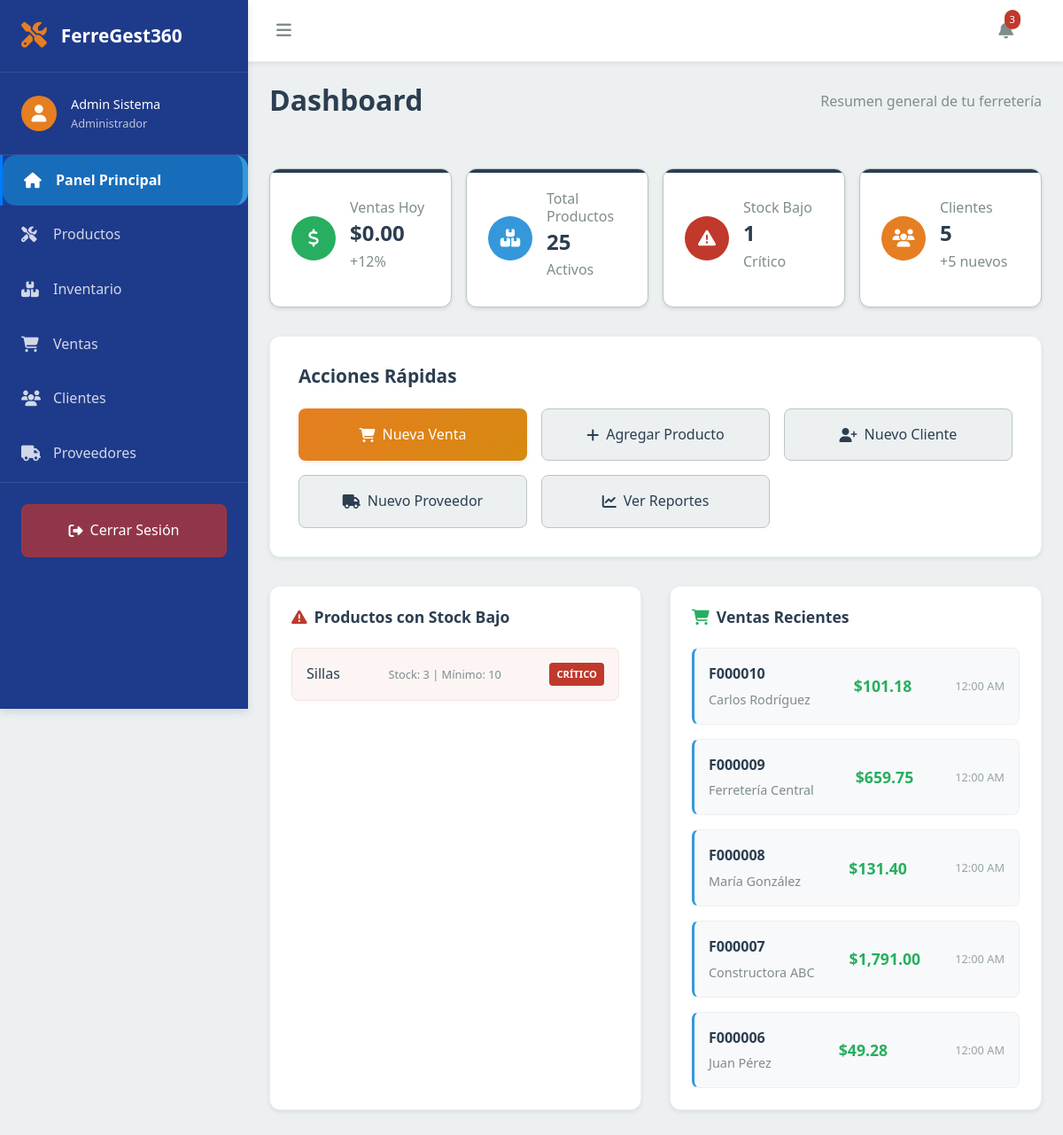
Page /public/dashboard.php on the committed database.
### tables this page shows
CREATE TABLE `inventario` (
  `id` int(11) NOT NULL,
  `producto_id` int(11) NOT NULL,
  `stock_actual` int(11) NOT NULL DEFAULT 0,
  `stock_reservado` int(11) DEFAULT 0,
  `costo_promedio` decimal(10,2) DEFAULT 0.00,
  `fecha_ultima_actualizacion` timestamp NOT NULL DEFAULT current_timestamp() ON UPDATE current_timestamp()
);

CREATE TABLE `productos` (
  `id` int(11) NOT NULL,
  `empresa_id` int(11) NOT NULL,
  `codigo` varchar(50) NOT NULL,
  `codigo_barras` varchar(50) DEFAULT NULL,
  `nombre` varchar(200) NOT NULL,
  `descripcion` text DEFAULT NULL,
  `categoria_id` int(11) DEFAULT NULL,
  `marca_id` int(11) DEFAULT NULL,
  `unidad_medida_id` int(11) DEFAULT NULL,
  `precio_compra` decimal(10,2) DEFAULT 0.00,
  `precio_venta` decimal(10,2) NOT NULL,
  `precio_mayoreo` decimal(10,2) DEFAULT NULL,
  `stock_minimo` int(11) DEFAULT 0,
  `stock_maximo` int(11) DEFAULT 0,
  `ubicacion` varchar(100) DEFAULT NULL,
  `imagen_url` varchar(255) DEFAULT NULL,
  `activo` tinyint(1) DEFAULT 1,
  `fecha_creacion` timestamp NOT NULL DEFAULT current_timestamp()
);

CREATE TABLE `facturas_venta` (
  `id` int(11) NOT NULL,
  `empresa_id` int(11) NOT NULL,
  `numero_factura` varchar(50) NOT NULL,
  `cliente_id` int(11) NOT NULL,
  `vendedor_id` int(11) NOT NULL,
  `fecha_factura` date NOT NULL,
  `fecha_vencimiento` date DEFAULT NULL,
  `tipo_pago` enum('contado','credito','mixto') NOT NULL,
  `subtotal` decimal(10,2) NOT NULL,
  `descuento` decimal(10,2) DEFAULT 0.00,
  `itbms` decimal(10,2) DEFAULT 0.00,
  `total` decimal(10,2) NOT NULL,
  `estado` enum('pendiente','pagada','anulada','vencida') DEFAULT 'pendiente',
  `observaciones` text DEFAULT NULL,
  `fecha_creacion` timestamp NOT NULL DEFAULT current_timestamp()
);

CREATE TABLE `clientes` (
  `id` int(11) NOT NULL,
  `empresa_id` int(11) NOT NULL,
  `tipo_cliente` enum('natural','juridico') NOT NULL,
  `cedula_ruc` varchar(20) DEFAULT NULL,
  `nombre` varchar(150) NOT NULL,
  `razon_social` varchar(200) DEFAULT NULL,
  `direccion` text DEFAULT NULL,
  `telefono` varchar(20) DEFAULT NULL,
  `email` varchar(100) DEFAULT NULL,
  `limite_credito` decimal(10,2) DEFAULT 0.00,
  `dias_credito` int(11) DEFAULT 0,
  `descuento_porcentaje` decimal(5,2) DEFAULT 0.00,
  `activo` tinyint(1) DEFAULT 1,
  `fecha_registro` timestamp NOT NULL DEFAULT current_timestamp()
);

### config/connection.php (called while the page is built, shortened)
<?php
$host = "localhost";
$usuario = "root";
$contrasena = "";
$basededatos = "ferregest360";
function getDBConnection()
{
    global $host, $usuario, $contrasena, $basededatos;
    try {
        $pdo = new PDO("mysql:host=$host;dbname=$basededatos;charset=utf8", $usuario, $contrasena);
        $pdo->setAttribute(PDO::ATTR_ERRMODE, PDO::ERRMODE_EXCEPTION);
        return $pdo;
    } catch (PDOException $e) {
        die("Error de conexión: " . $e->getMessage());
    }
}
function ejecutarConsulta($sql, $params = [])
{
    $conn = getDBConnection();
    try {
        $stmt = $conn->prepare($sql);
        $stmt->execute($params);
        return $stmt;
    } catch (PDOException $e) {
        die("Error en la consulta: " . $e->getMessage());
    }
}

### public/dashboard.php (the view, shortened to what this page needs)
<?php
require_once '../config/connection.php';
$stmt_ventas_hoy = ejecutarConsulta("SELECT SUM(total) as total FROM facturas_venta WHERE DATE(fecha_factura) = CURDATE()");
$ventas_hoy = $stmt_ventas_hoy->fetch(PDO::FETCH_ASSOC)['total'] ?? 0;
$stmt_total_productos = ejecutarConsulta("SELECT COUNT(*) as total FROM productos WHERE activo = 1");
$total_productos = $stmt_total_productos->fetch(PDO::FETCH_ASSOC)['total'] ?? 0;
$stmt_stock_bajo = ejecutarConsulta("SELECT COUNT(*) as total FROM productos p JOIN inventario i ON p.id = i.producto_id WHERE i.stock_actual <= p.stock_minimo AND p.activo = 1");
$total_stock_bajo = $stmt_stock_bajo->fetch(PDO::FETCH_ASSOC)['total'] ?? 0;
$stmt_total_clientes = ejecutarConsulta("SELECT COUNT(*) as total FROM clientes WHERE activo = 1");
$total_clientes = $stmt_total_clientes->fetch(PDO::FETCH_ASSOC)['total'] ?? 0;
$stmt_productos_stock_bajo = ejecutarConsulta("SELECT p.nombre, i.stock_actual as stock, p.stock_minimo FROM productos p JOIN inventario i ON p.id = i.producto_id WHERE i.stock_actual <= p.stock_minimo AND p.activo = 1 ORDER BY (i.stock_actual - p.stock_minimo) ASC LIMIT 5");
$productos_stock_bajo = $stmt_productos_stock_bajo->fetchAll(PDO::FETCH_ASSOC);
$stmt_ventas_recientes = ejecutarConsulta("SELECT f.numero_factura, c.nombre as cliente_nombre, f.total, f.fecha_factura
                           FROM facturas_venta f
                           JOIN clientes c ON f.cliente_id = c.id
                           ORDER BY f.fecha_factura DESC
                           LIMIT 5");
$ventas_recientes = $stmt_ventas_recientes->fetchAll(PDO::FETCH_ASSOC);
?>
<?php include 'partials/head.php'; ?>
<body>
    <div id="dashboardScreen" class="dashboard-container">
        <?php include 'partials/sidebar.php'; ?>
        <main class="main-content">
            <?php include 'partials/header.php'; ?>
            <div class="content-area">
                <section id="dashboard-content" class="content-section active">
                    <div class="page-header">
                        <h1>Dashboard</h1>
                        <p>Resumen general de tu ferretería</p>
                    </div>
                    <div class="stats-grid">
                        <div class="stat-card revenue">
                            <div class="stat-icon">
                                <i class="fas fa-dollar-sign"></i>
                            </div>
                            <div class="stat-content">
                                <h3>Ventas Hoy</h3>
                                <p class="stat-value">$<?php echo number_format($ventas_hoy, 2); ?></p>
                                <span class="stat-change positive">+12%</span>
                            </div>
                        </div>
                        <div class="stat-card products">
                            <div class="stat-icon">
                                <i class="fas fa-boxes"></i>
                            </div>
                            <div class="stat-content">
                                <h3>Total Productos</h3>
                                <p class="stat-value"><?php echo $total_productos; ?></p>
                                <span class="stat-change neutral">Activos</span>
                            </div>
                        </div>
                        <div class="stat-card stock">
                            <div class="stat-icon">
                                <i class="fas fa-exclamation-triangle"></i>
                            </div>
                            <div class="stat-content">
                                <h3>Stock Bajo</h3>
                                <p class="stat-value"><?php echo $total_stock_bajo; ?></p>
                                <span class="stat-change negative">Crítico</span>
                            </div>
                        </div>
                        <div class="stat-card clients">
                            <div class="stat-icon">
                                <i class="fas fa-users"></i>
                            </div>
                            <div class="stat-content">
                                <h3>Clientes</h3>
                                <p class="stat-value"><?php echo $total_clientes; ?></p>
                                <span class="stat-change positive">+5 nuevos</span>
                            </div>
                        </div>
                    </div>
                    <div class="quick-actions">
                        <h2>Acciones Rápidas</h2>
                        <div class="actions-grid">
                            <button class="action-btn primary" onclick="showSection('ventas')">
                                <i class="fas fa-shopping-cart"></i>
                                <span>Nueva Venta</span>
                            </button>
                            <button class="action-btn secondary" onclick="showAddProductModal()">
                                <i class="fas fa-plus"></i>
                                <span>Agregar Producto</span>
                            </button>
                            <button class="action-btn secondary" onclick="showAddClientModal()">
                                <i class="fas fa-user-plus"></i>
                                <span>Nuevo Cliente</span>
                            </button>
                            <button class="action-btn secondary" onclick="showAddProviderModal()">
                                <i class="fas fa-truck"></i>
                                <span>Nuevo Proveedor</span>
                            </button>
                            <button class="action-btn secondary" onclick="showSection('reportes')">
                                <i class="fas fa-chart-line"></i>
                                <span>Ver Reportes</span>
                            </button>
                        </div>
                    </div>
                    <div class="activity-section">
                        <div class="low-stock-alert">
                            <h3><i class="fas fa-exclamation-triangle"></i> Productos con Stock Bajo</h3>
                            <div class="alert-list">
                                <?php if (count($productos_stock_bajo) > 0): ?>
                                    <?php foreach ($productos_stock_bajo as $producto): ?>
                                        <div class="alert-item">
                                            <span class="product-name"><?php echo htmlspecialchars($producto['nombre']); ?></span>
                                            <span class="stock-info">Stock: <?php echo $producto['stock']; ?> | Mínimo: <?php echo $producto['stock_minimo']; ?></span>
                                            <span class="alert-badge critical">Crítico</span>
                                        </div>
                                    <?php endforeach; ?>
                                <?php else: ?>
                                    <p>No hay productos con stock bajo.</p>
                                <?php endif; ?>
                            </div>
                        </div>
                        <div class="recent-sales">
                            <h3><i class="fas fa-shopping-cart"></i> Ventas Recientes</h3>
                            <div class="sales-list">
                                <?php if (count($ventas_recientes) > 0): ?>
                                    <?php foreach ($ventas_recientes as $venta): ?>
                                        <div class="sale-item">
                                            <div class="sale-info">
                                                <span class="invoice-number"><?php echo htmlspecialchars($venta['numero_factura']); ?></span>
                                                <span class="customer-name"><?php echo htmlspecialchars($venta['cliente_nombre']); ?></span>
                                            </div>
                                            <div class="sale-amount">$<?php echo number_format($venta['total'], 2); ?></div>
                                            <div class="sale-time"><?php echo date('h:i A', strtotime($venta['fecha_factura'])); ?></div>
                                        </div>
                                    <?php endforeach; ?>
                                <?php else: ?>
                                    <p>No hay ventas recientes hoy.</p>
                                <?php endif; ?>
                            </div>
                        </div>
                    </div>
                </section>
            </div>
        </main>
    </div>
</body>
</html>

### rows in the picture
inventario: producto.nombre "Sillas", stock_actual "3", producto.stock_minimo "10"
facturas_venta: numero_factura "F000010", cliente.nombre "Carlos Rodríguez", total "101.18", fecha_factura "12:00 AM"
facturas_venta: numero_factura "F000009", cliente.nombre "Ferretería Central", total "659.75", fecha_factura "12:00 AM"
facturas_venta: numero_factura "F000008", cliente.nombre "María González", total "131.40", fecha_factura "12:00 AM"
facturas_venta: numero_factura "F000007", cliente.nombre "Constructora ABC", total "1,791.00", fecha_factura "12:00 AM"
facturas_venta: numero_factura "F000006", cliente.nombre "Juan Pérez", total "49.28", fecha_factura "12:00 AM"

### other values in the picture
$ventas_hoy "0.00"
$total_productos "25"
$total_stock_bajo "1"
$total_clientes "5"
